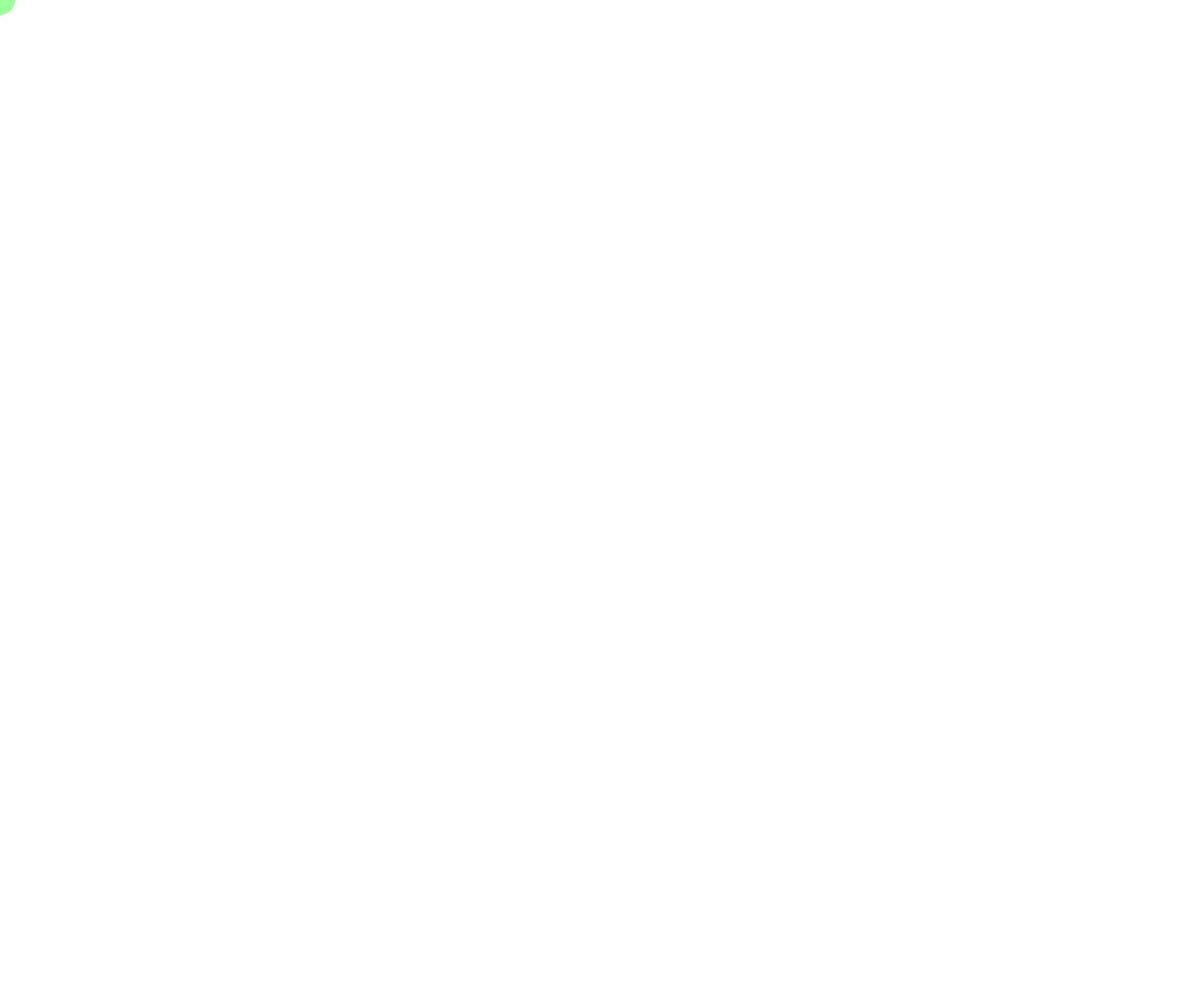
Frame 1 (no input)
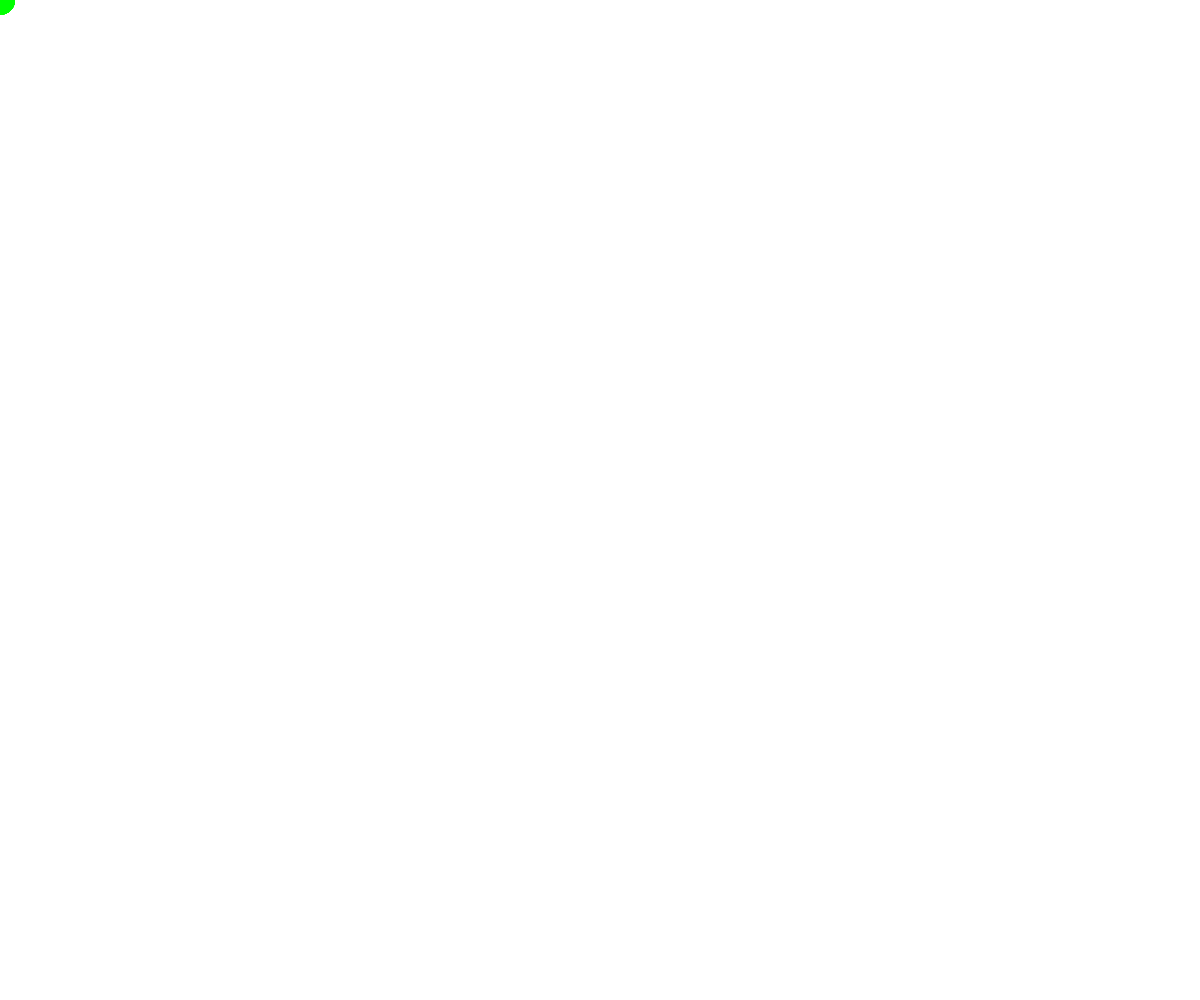
Frame 60 (no input)
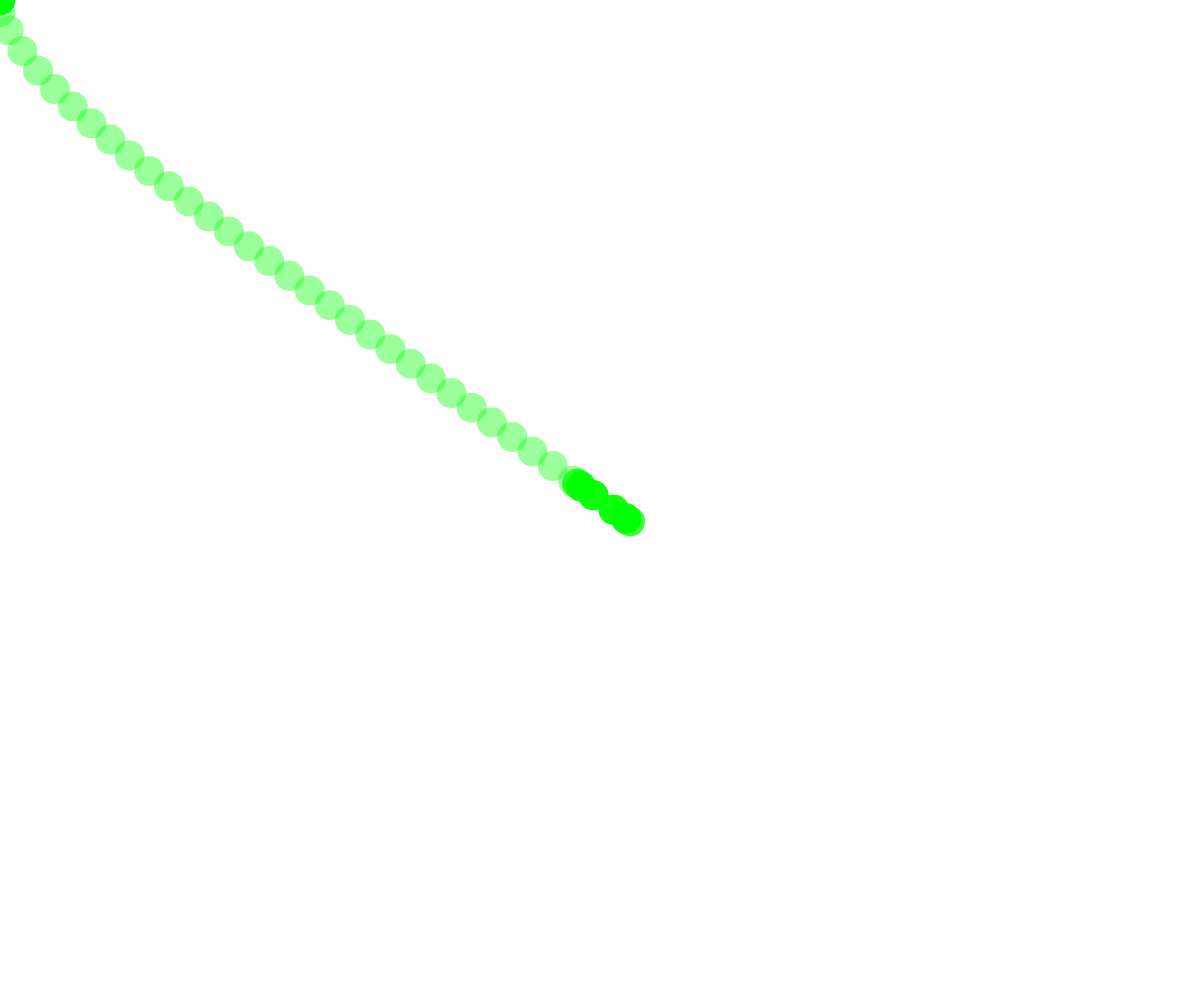
Frame 120 (the mouse pressed at the canvas centre since frame 60)

The p5.js sketch that drew these frames (run headless with seeded random() and noise() and a simulated clock; from frame 60 on, the mouse is pressed at the canvas centre):

// p5.js sketch
// ── sketch.js
class Mover{
  constructor(initPosition,initSpeed){
    this.size = 30;
    this.position = initPosition.copy();
    this.speed = initSpeed.copy();
    this.acc = p5.Vector.random2D();
    this.speedMag = this.speed.mag();
    this.topSpeed = 25;
  }

  applyMouse(){
    const mouse = createVector(mouseX,mouseY);
    const sub = p5.Vector.sub(mouse,this.position);
    sub.normalize();
    sub.setMag(10);

    this.acc = sub;
    // this.acc.add(sub);
  }

  update(){
    this.applyMouse();

    this.speed.add(this.acc);
    this.speed.limit(this.topSpeed);
    this.position.add(this.speed);

    if(this.position.x > width || this.position.x < 0 || this.position.y > height || this.position.y < 0){
      this.position = createVector(mouseX,mouseY);
    }
  }

  display(){
    fill(0,255,0,100);
    noStroke();
    circle(this.position.x,this.position.y,this.size);
  }
}

let mover = null;
function setup() {
  createCanvas(window.innerWidth, window.innerHeight);
  mover = new Mover(p5.Vector.random2D().setMag(60),p5.Vector.random2D().setMag(1));
}

function draw() {
  mover.update();
  mover.display();
}
